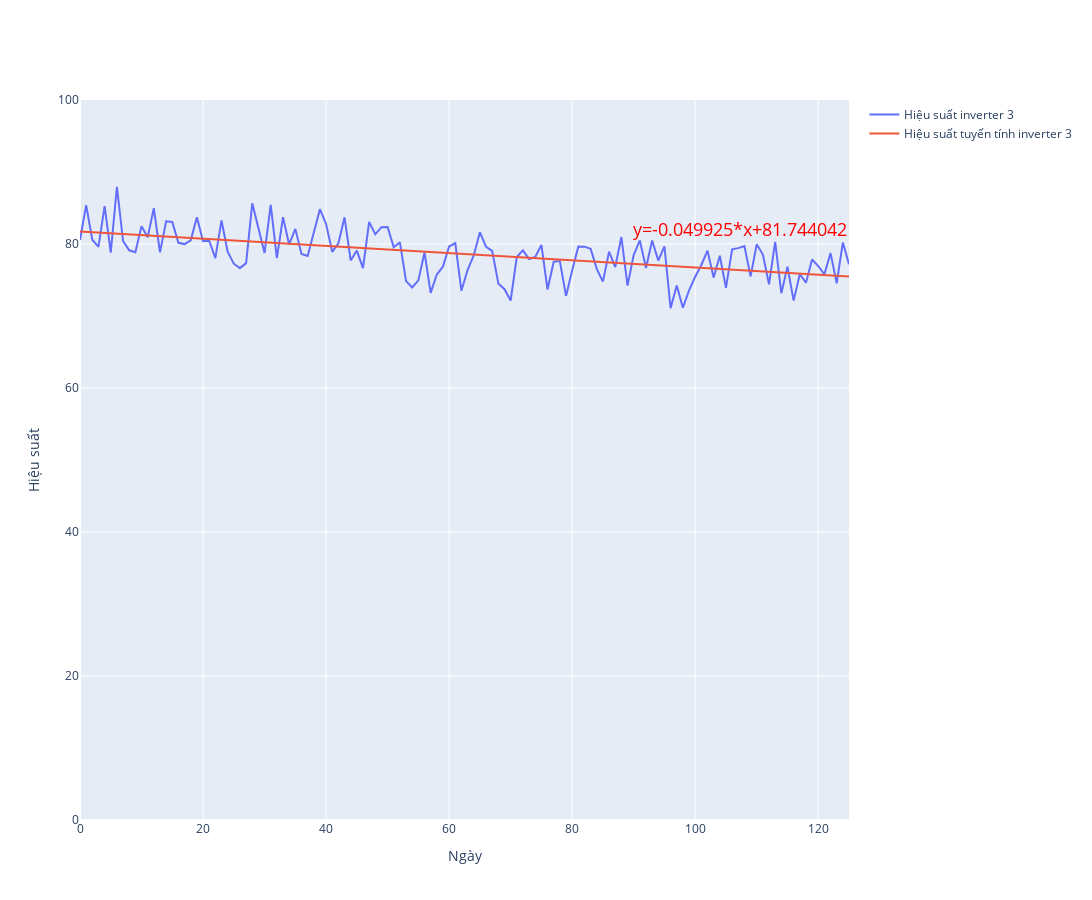

This figure's notebook cell:
### Code cell
df11=df21.merge(df31, how='outer')
df_bin11 = df11[['Hieu suat','month']] 
x = len(df_bin11)
num_index = range(0,x,1)
df_bin11 =  df_bin11.reset_index()
df_bin11.loc[:,'stt'] = pd.Series(num_index, df_bin11.index)
print(df_bin11)  
# Renaming the columns for easier writing of the code 
df_bin11.head() 
x=df_bin11['stt'].tolist()
y=df_bin11['Hieu suat'].tolist()
x=np.array(x)
y=np.array(y)
b1 = estimate_coef(x, y) 
print("Estimated coefficients:\nb_0 = {}\nb_1 = {}".format(b1[0], b1[1])) 
plot_regression_line(x, y, b) 
y_pred= b1[0] + b1[1]*x
b=str(round(b1[0],6))
a=str(round(b1[1], 6))
fig11 = go.Figure()
fig11.add_trace(go.Scatter(
    x=df11.index,
    y=df11['Hieu suat'],
    name="Hiệu suất inverter 3 "))
fig11.add_trace(go.Scatter(
    x=df11.index,
    y=y_pred,
    name="Hiệu suất tuyến tính inverter 3 "))
fig11.update_layout(yaxis_range=[0, 100])
fig11.update_xaxes(title_text="Ngày")
fig11.update_yaxes(title_text="Hiệu suất")
fig11.update_layout(height=900)
fig11.update_layout(width=1500)
fig11.add_annotation(
    text="y="+a+"*x+"+b,
    xref="paper",
    yref="paper",
    x=1,
    y=0.84,
    showarrow=False,
    font=dict(
        size=18,
        color="red"
    )
)
fig11.show()
